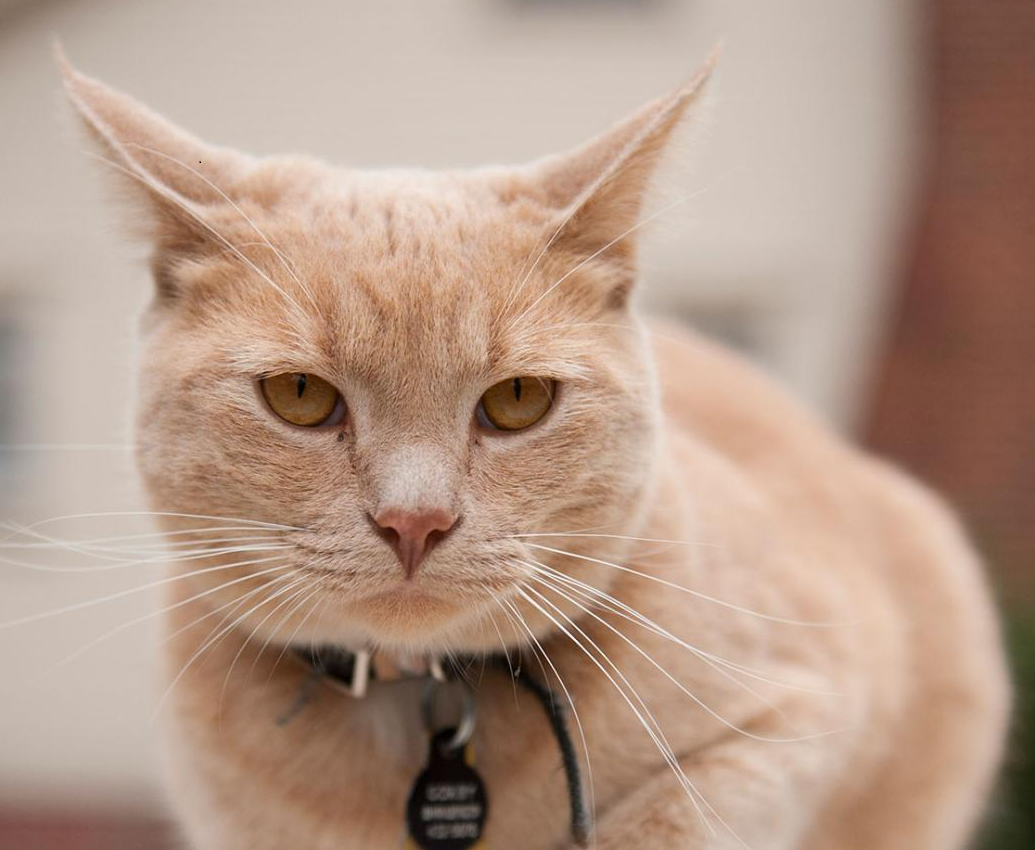
#> input picture cat.png, 1035 x 850 px
$ python face_detection.py
#> lines starting #> are read from the running program, lines starting #| are printed output that depends on the picture; after the words box and inside, x2 and y2 are one past the last pixel; in counts of white or black regions, pixels touching at a corner belong together
import cv2

face_cascade = cv2.CascadeClassifier('haarcascade_frontalcatface.xml')


img = cv2.imread('cat.png')
#> img is the input picture: shape (850, 1035, 3); mean B, G, R 136.5, 153.1, 180.4
faces = face_cascade.detectMultiScale(img, 1.1, 6)
#> faces = [[168, 210, 480, 480]]

for (a,b,c,d) in faces:
    img = cv2.rectangle(img,(a,b),(a+c,b+d),(255,255,0),3)
#> this loop made 1 pass
#> pass 1, `img = cv2.rectangle(img,(a,b),(a+c,b+d),(255,255,0),3)`:
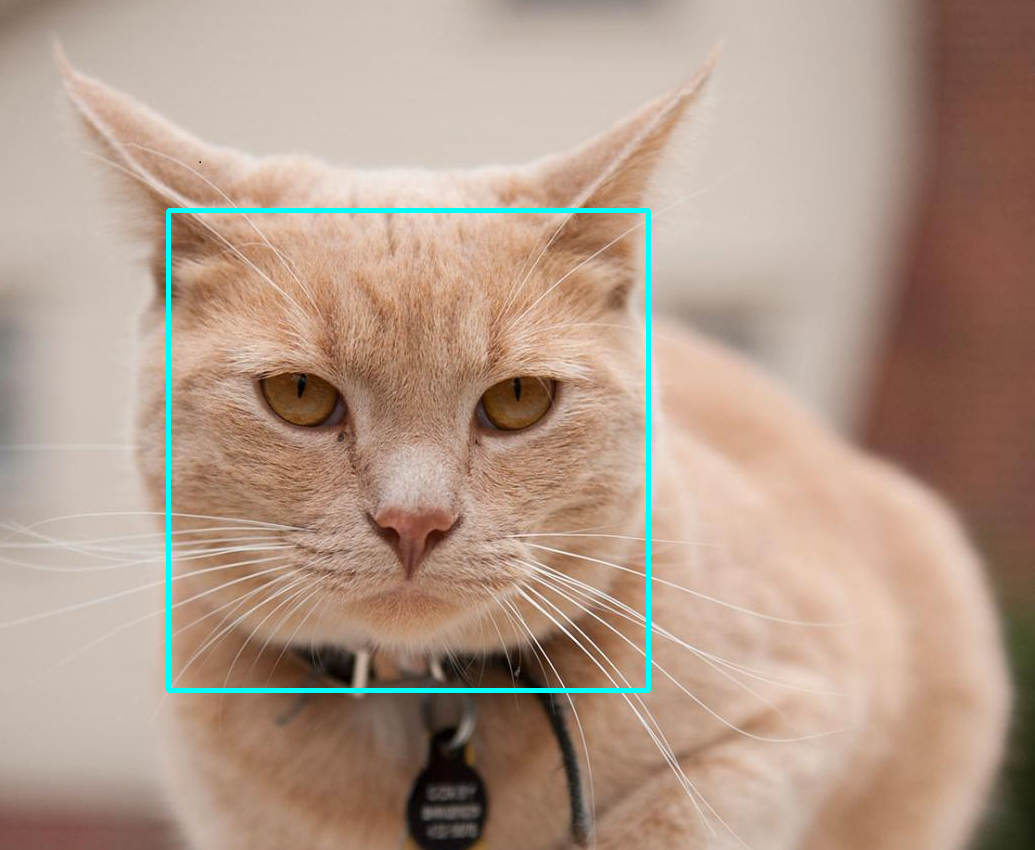
#> img: shape (850, 1035, 3); 1.09% of pixels changed, all inside (x1, y1, x2, y2) = (166, 208, 651, 693)


cv2.imshow('img',img)
cv2.waitKey(0)
cv2.destroyAllWindows()
